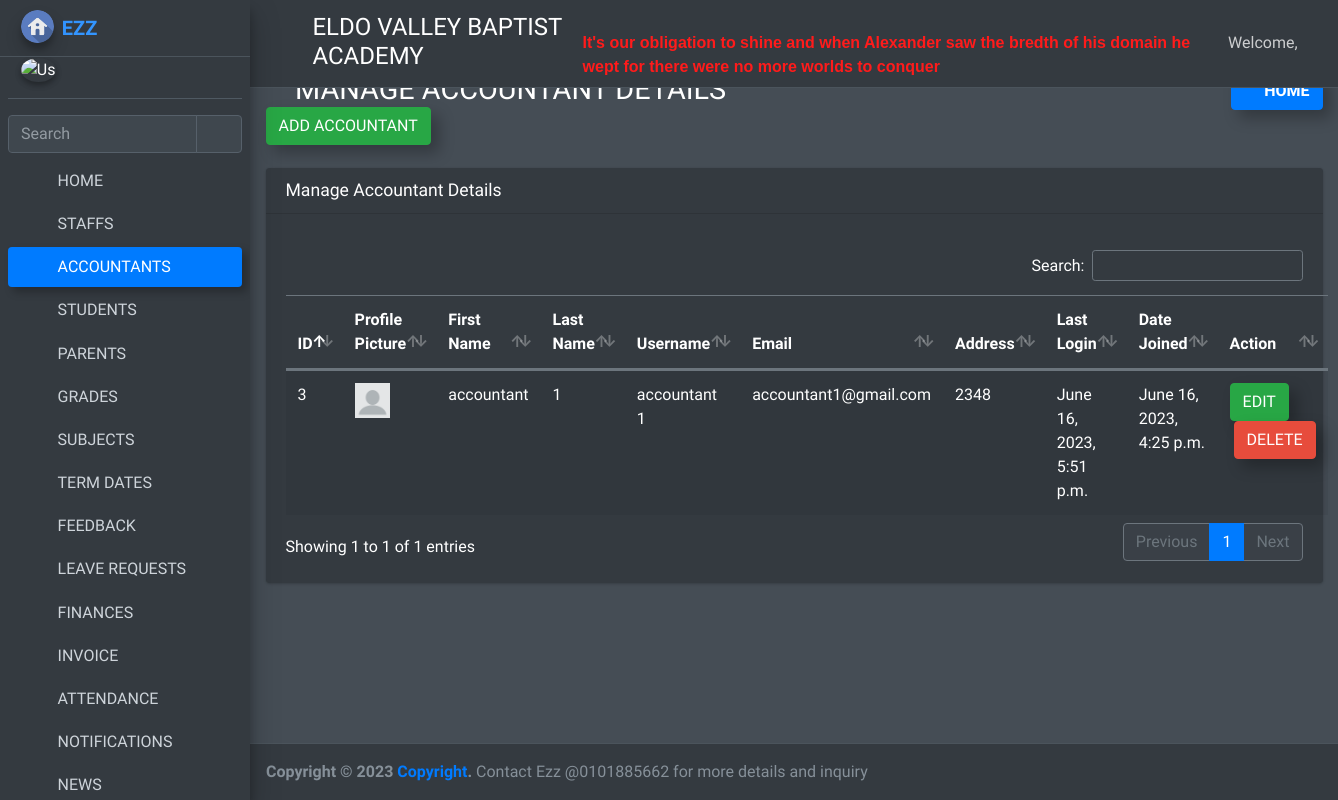
The app's page /manage_account (signed in) with its own data.
### school_management_app/models.py (models this page shows)
class Accounts(models.Model):
    id=models.AutoField(primary_key=True)
    admin=models.OneToOneField(CustomUser,on_delete=models.CASCADE)
    address=models.TextField()
    created_at=models.DateTimeField(auto_now_add=True)
    updated_at=models.DateTimeField(auto_now_add=True)
    profile_pic=models.FileField(default="")
    fcm_token=models.TextField(default="")
    objects=models.Manager()

class CustomUser(AbstractUser):
    user_type_data=((1,"HOD"),(2,"Staff"),(3,"Student"),(4,"Parent"),(5,"Account"))
    user_type=models.CharField(default=1,choices=user_type_data,max_length=10)

### school_management_app/HodViews.py (the view)
# urls.py: path('manage_account', HodViews.manage_account,name="manage_account"),
def manage_account(request):
    user=CustomUser.objects.get(id=request.user.id)
    admin=AdminHOD.objects.get(admin=user)
    accounts=Accounts.objects.all()
    return render(request,"hod_template/manage_account_template.html",{"accounts":accounts,"admin":admin})

### school_management_app/templates/hod_template/manage_account_template.html (shortened to what this page needs)
{% extends 'hod_template/base_template.html' %}
{% load static %}
{% block custom_css %}
<link rel="stylesheet" href="{% static "plugins/datatables-bs4/css/dataTables.bootstrap4.min.css" %}">
<link rel="stylesheet" href="{% static "plugins/datatables-responsive/css/responsive.bootstrap4.min.css" %}">
<link rel="stylesheet" href="{% static "plugins/datatables-buttons/css/buttons.bootstrap4.min.css" %}">
{% endblock custom_css %}
{% block page_title %}
<i class="nav-icon fas fa-chalkboard-teacher"></i> MANAGE ACCOUNTANT DETAILS<a href="/add_account" class="btn btn-success shadow-custom">ADD ACCOUNTANT</a>
{% endblock page_title %}
{% block main_content %}
    <section class="content">
      <div class="container-fluid">
        <div class="row">
          <div class="col-12">
            <div class="card">
              <div class="card-header">
                <h3 class="card-title">Manage Accountant Details</h3>
              </div>
              <div class="card-body">
                <table id="example1" class="table table-striped">
                  <thead>
                    <tr>
                      <th>ID</th>
                      <th>Profile Picture</th>
                      <th>First Name</th>
                      <th>Last Name</th>
                      <th>Username</th>
                      <th>Email</th>
                      <th>Address</th>
                      <th>Last Login</th>
                      <th>Date Joined</th>
                      <th>Action</th>
                    </tr>
                  </thead>
                  <tbody>
                    {% for account in accounts %}
                    <tr>
                      <td>{{ account.admin.id }}</td>
                      <td><img class="zoomD" src="{{ account.profile_pic }}" /></td>
                      <td>{{ account.admin.first_name }}</td>
                      <td>{{ account.admin.last_name }}</td>
                      <td>{{ account.admin.username }}</td>
                      <td>{{ account.admin.email }}</td>
                      <td>{{ account.address }}</td>
                      <td>{{ account.admin.last_login }}</td>
                      <td>{{ account.admin.date_joined }}</td>
                      <td><a href="/edit_account/{{ account.admin.id }}" class="btn btn-success shadow-custom">EDIT</a>
                        <a href="/delete_account/{{ account.admin.id }}" title="Delete"
                        data-toggle="modal" data-target="#deleteReply" id="deleteButton{{account.admin.id}}" class="btn btn-danger ml-1 confirm-delete shadow-custom">DELETE</a></td>
                    </tr>
                    {% endfor %}
                  </tbody>
                </table>
              </div>
            </div>
          </div>
        </div>
      </div>
    </section>
{% endblock main_content %}

### school_management_app/static/custom/css/style.css (style rules this page uses)
.shadow-custom { box-shadow: 8px 8px 15px rgba(0, 0, 0, 0.267) !important; }
.btn { box-shadow: 8px 8px 15px rgba(0, 0, 0, 0.267) !important; }

### school_management_app/templates/hod_template/manage_account_template.html (style rules this page uses)
.zoomD { max-width: 35px; height: auto; cursor: zoom-in; }

### school_management_app/templates/hod_template/sidebar_template.html (style rules this page uses)
.zoomD { cursor: zoom-in; }

### records on screen
Accounts: admin.id "3", profile_pic (placeholder picture), admin.first_name "accountant", admin.last_name "1", admin.username "accountant 1", admin.email "accountant1@gmail.com", address "2348", admin.last_login "June 16, 2023, 5:51 p.m.", admin.date_joined "June 16, 2023, 4:25 p.m."
